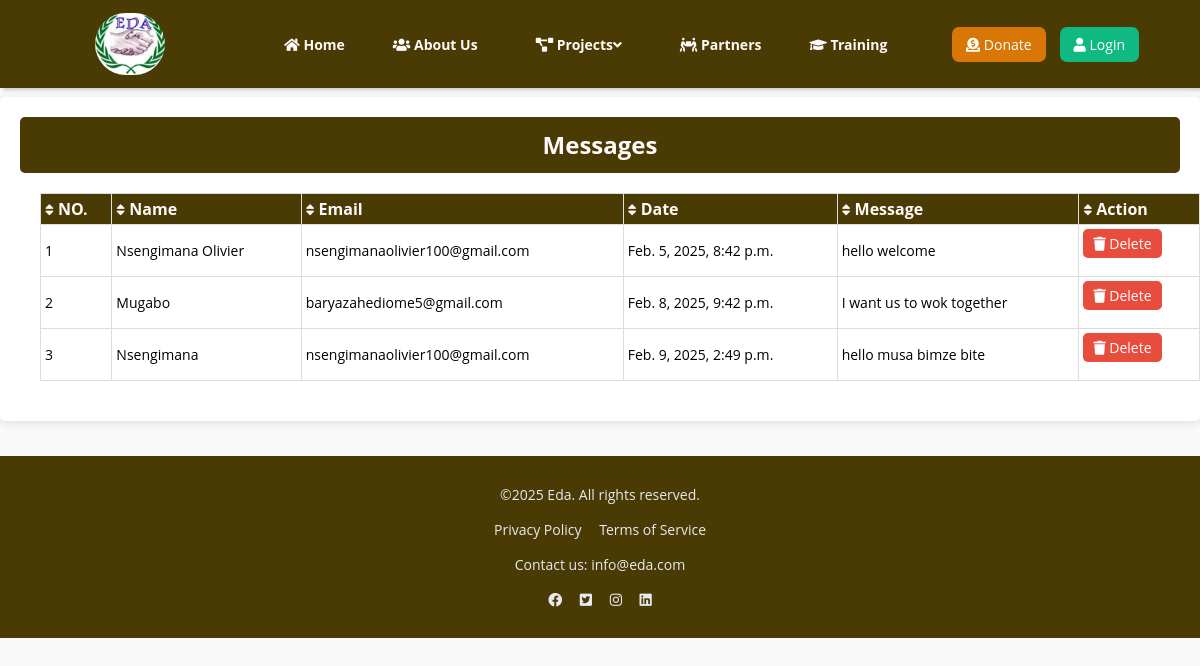
The app's page /customer_messages/ with its own data.
### eda/models.py (models this page shows, shortened)
class Contact(models.Model):
    name = models.CharField(max_length=200)
    email = models.EmailField()
    message = models.TextField()
    created_at = models.DateTimeField(auto_now_add=True)
    updated_at = models.DateTimeField(auto_now=True)

### eda/views.py (the view)
# urls.py: path('customer_messages/', views.customer_messages, name='customer_messages'),
def customer_messages(request):
    messages= Contact.objects.all()
    return render(request, 'customer_messages.html', {'messages': messages})

### templates/customer_messages.html (shortened to what this page needs)
﻿{% extends 'base.html' %}
{% block content %}
<div class="message-container">
    <h2>Messages</h2>
    <table>
        <thead>
            <tr>
                <th><i class="fa fa-sort"></i> NO.</th>
                <th><i class="fa fa-sort"></i> Name</th>
                <th><i class="fa fa-sort"></i> Email</th>
                <th><i class="fa fa-sort"></i> Date</th>
                <th><i class="fa fa-sort"></i> Message</th>
                <th><i class="fa fa-sort"></i> Action</th>
            </tr>
        </thead>
        <tbody>
         {% for message in messages %}
            <tr>
                <td>{{ forloop.counter }}</td>
                <td>{{ message.name }}</td>
                <td>{{ message.email }}</td>
                <td>{{ message.created_at }}</td>
                <td>{{ message.message }}</td>
                <td>
                    <form action="{% url 'delete_message' message.id %}" method="POST" onsubmit="confirmDeletion(event)">
                        <button type="submit" class="delete-button"><i class="fa fa-trash"></i> Delete</button>
                    </form>
                </td>
            </tr>
         {% endfor %}
        </tbody>
    </table>
</div>
{% endblock %}

### templates/base.html (style rules this page uses)
:root { --primary-color: #4a3a04; --accent-color: rgba(250, 233, 9, 0.91); --background-color: rgba(248, 248, 248, 0.8); --dark-background: rgba(47, 79, 78, 0.04); }
* { box-sizing: border-box; font-family: 'Open Sans', sans-serif; font-size: 14px; }
body { padding: 0; margin: 0; font-family: 'Open Sans', sans-serif; background-color: #F9F9F9; }

### templates/customer_messages.html (style rules this page uses)
.message-container { background: white; border-radius: 5px; box-shadow: 0 2px 10px rgba(0, 0, 0, 0.1); padding: 20px; max-width: 100%; margin: 20px auto; }
.message-container h2 { margin-top: 0; margin-bottom: 20px; text-align: center; font-size: 24px; font-weight: bold; background-color: #4a3a04; padding: 10px; border-radius: 5px; color: #fff9f9; }
table { width: 100%; border-collapse: collapse; margin: 20px; border: 1px solid #ddd; font-family: Arial, sans-serif; text-align: center; }
th, td { border: 1px solid #ddd; padding: 4px; text-align: left; }
th { background-color: #4a3a04; font-weight: bold; font-size: 16px; color: #fff9f9; }
.delete-button { background-color: #e74c3c; color: white; border: none; padding: 5px 10px; border-radius: 5px; cursor: pointer; }

### records on screen
Contact: name "Nsengimana Olivier", email "nsengimanaolivier100@gmail.com", created_at "Feb. 5, 2025, 8:42 p.m.", message "hello welcome"
Contact: name "Mugabo", email "baryazahediome5@gmail.com", created_at "Feb. 8, 2025, 9:42 p.m.", message "I want us to wok together"
Contact: name "Nsengimana", email "nsengimanaolivier100@gmail.com", created_at "Feb. 9, 2025, 2:49 p.m.", message "hello musa bimze bite"
